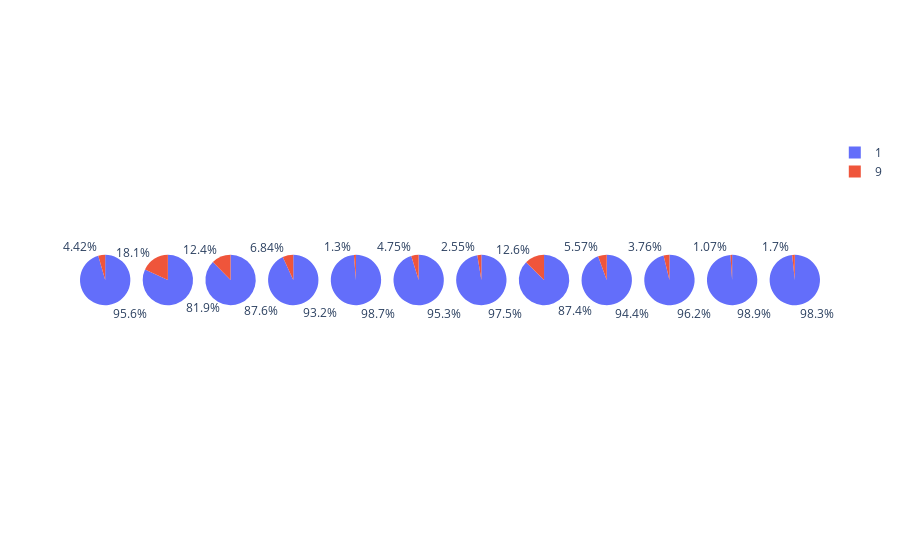
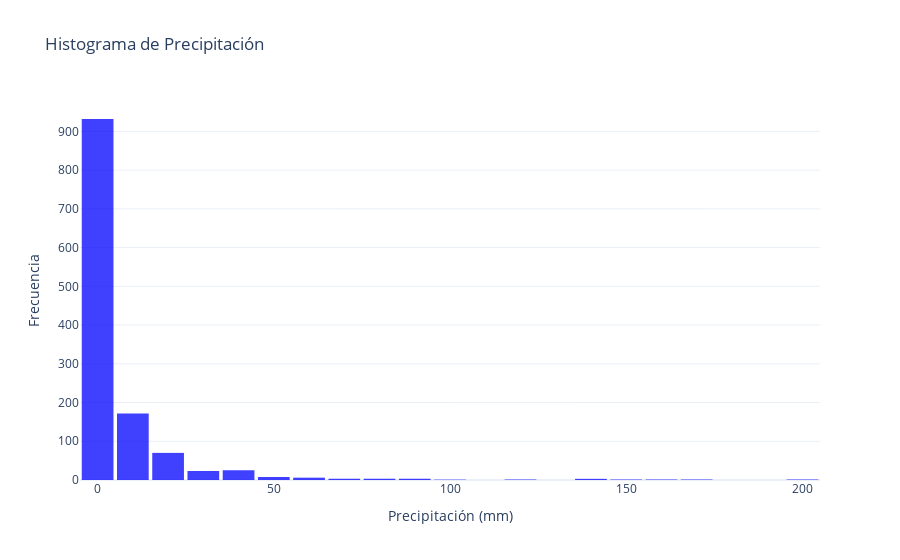

The cell these charts' notebook holds for them, in order:
### Markdown cell above
- Muestra la cantidad de Nan en el dataset
- Crear el dataset de trabajo

### Code cell
from numpy import histogram
from graphics_utils.express import fig_pie_month, fig_histogram
pie_fig = fig_pie_month(red_mpomm_serie, params)
histogram_fig =fig_histogram(serie_resample, params)
pie_fig.show()
histogram_fig.show()

### Figure 1 — Plotly figure (JSON) as saved in the notebook; plotly's stock layout.template omitted (floating-point values rounded to 4 significant figures)
{"data": [{"domain": {"x": [0, 0.06806], "y": [0, 1]}, "hovertemplate": "qf=%{label}<br>count=%{value}<extra></extra>", "labels": [1, 9], "legendgroup": "", "name": "", "showlegend": true, "type": "pie", "values": [15523, 718]}, {"domain": {"x": [0.08472, 0.1528], "y": [0, 1]}, "hovertemplate": "qf=%{label}<br>count=%{value}<extra></extra>", "labels": [1, 9], "legendgroup": "", "name": "", "showlegend": true, "type": "pie", "values": [14618, 3238]}, {"domain": {"x": [0.1694, 0.2375], "y": [0, 1]}, "hovertemplate": "qf=%{label}<br>count=%{value}<extra></extra>", "labels": [1, 9], "legendgroup": "", "name": "", "showlegend": true, "type": "pie", "values": [15138, 2142]}, {"domain": {"x": [0.2542, 0.3222], "y": [0, 1]}, "hovertemplate": "qf=%{label}<br>count=%{value}<extra></extra>", "labels": [1, 9], "legendgroup": "", "name": "", "showlegend": true, "type": "pie", "values": [16635, 1221]}, {"domain": {"x": [0.3389, 0.4069], "y": [0, 1]}, "hovertemplate": "qf=%{label}<br>count=%{value}<extra></extra>", "labels": [1, 9], "legendgroup": "", "name": "", "showlegend": true, "type": "pie", "values": [17055, 225]}, {"domain": {"x": [0.4236, 0.4917], "y": [0, 1]}, "hovertemplate": "qf=%{label}<br>count=%{value}<extra></extra>", "labels": [1, 9], "legendgroup": "", "name": "", "showlegend": true, "type": "pie", "values": [17008, 848]}, {"domain": {"x": [0.5083, 0.5764], "y": [0, 1]}, "hovertemplate": "qf=%{label}<br>count=%{value}<extra></extra>", "labels": [1, 9], "legendgroup": "", "name": "", "showlegend": true, "type": "pie", "values": [17401, 455]}, {"domain": {"x": [0.5931, 0.6611], "y": [0, 1]}, "hovertemplate": "qf=%{label}<br>count=%{value}<extra></extra>", "labels": [1, 9], "legendgroup": "", "name": "", "showlegend": true, "type": "pie", "values": [15098, 2182]}, {"domain": {"x": [0.6778, 0.7458], "y": [0, 1]}, "hovertemplate": "qf=%{label}<br>count=%{value}<extra></extra>", "labels": [1, 9], "legendgroup": "", "name": "", "showlegend": true, "type": "pie", "values": [16861, 995]}, {"domain": {"x": [0.7625, 0.8306], "y": [0, 1]}, "hovertemplate": "qf=%{label}<br>count=%{value}<extra></extra>", "labels": [1, 9], "legendgroup": "", "name": "", "showlegend": true, "type": "pie", "values": [16631, 649]}, {"domain": {"x": [0.8472, 0.9153], "y": [0, 1]}, "hovertemplate": "qf=%{label}<br>count=%{value}<extra></extra>", "labels": [1, 9], "legendgroup": "", "name": "", "showlegend": true, "type": "pie", "values": [17553, 190]}, {"domain": {"x": [0.9319, 1.0], "y": [0, 1]}, "hovertemplate": "qf=%{label}<br>count=%{value}<extra></extra>", "labels": [1, 9], "legendgroup": "", "name": "", "showlegend": true, "type": "pie", "values": [13165, 227]}], "layout": {}}

### Figure 2 — Plotly figure (JSON) as saved in the notebook; plotly's stock layout.template omitted (floating-point values rounded to 4 significant figures; data arrays with more than 128 entries replaced by an {"elided": "..."} marker saying what was removed)
{"data": [{"alignmentgroup": "True", "bingroup": "x", "hovertemplate": "Precipitación (mm)=%{x}<br>count=%{y}<extra></extra>", "legendgroup": "", "marker": {"color": "blue", "opacity": 0.75, "pattern": {"shape": ""}}, "name": "", "nbinsx": 30, "offsetgroup": "", "orientation": "v", "showlegend": false, "type": "histogram", "x": {"elided": "1430 float values"}, "xaxis": "x", "yaxis": "y"}], "layout": {"bargap": 0.1, "barmode": "relative", "legend": {"tracegroupgap": 0}, "title": {"text": "Histograma de Precipitación"}, "xaxis": {"anchor": "y", "domain": [0, 1], "title": {"text": "Precipitación (mm)"}}, "yaxis": {"anchor": "x", "domain": [0, 1], "title": {"text": "Frecuencia"}}}}
